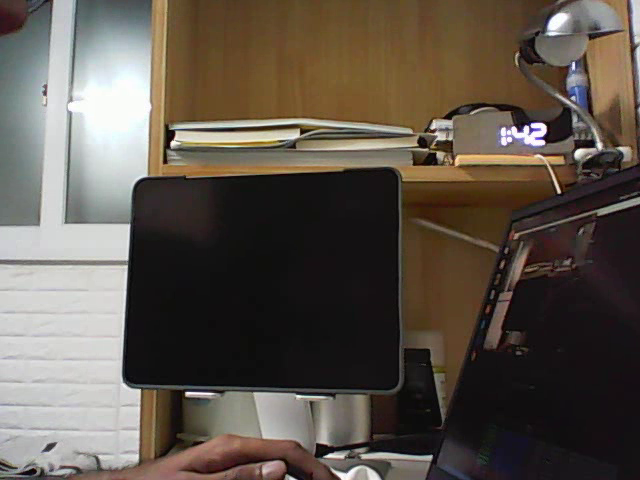
#> input picture frame 6 of script/my_rec.mp4, 640 x 480 px
$ python test.py
#> lines starting #> are read from the running program, lines starting #| are printed output that depends on the picture; after the words box and inside, x2 and y2 are one past the last pixel; in counts of white or black regions, pixels touching at a corner belong together
#!/usr/bin/env python

# *********************
# webcam video stream
# *********************

import time
import numpy as np
import cv2
import cv2.aruco as aruco
import math
import time
from geometry_msgs.msg import Pose

logitech = 0
webcam = 2
file_name = 'my_rec.mp4'


# Rotataions
# Check if a matrix is a valid rotation matrix

# [164 lines left out: functions isRotationMatrix, rotationMatrixToEulerAngles, pose_recorded_video, video_record_mp4, play_recorded_video, multiple_windows, not called in this run]

# [23 lines of commented-out code are left out]

def fps_calc_vid(file_to_read):
#> called with file_to_read = 'my_rec.mp4'
    capture = cv2.VideoCapture(file_to_read)

    pre_time_frame = time.time()

    while capture.isOpened():
        success, frame = capture.read()
#> frame is the input picture: shape (480, 640, 3); mean B, G, R 75.9, 85.2, 94.2
        if not success:
            break
        new_time_frame = time.time()
        fps = 1/(new_time_frame - pre_time_frame)
        pre_time_frame = new_time_frame
        fps = int(fps)
        cv2.putText(frame, "FPS: "+str(fps), (4,35), cv2.FONT_HERSHEY_SIMPLEX, 1, (0,0,255), 2,  )
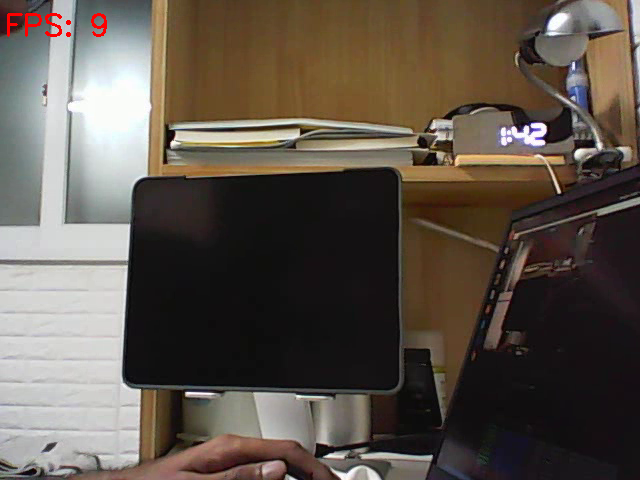
#> frame: shape (480, 640, 3); 0.22% of pixels changed, all inside (x1, y1, x2, y2) = (7, 13, 107, 37)
        cv2.imshow('video', frame)
        if cv2.waitKey(25) & 0xFF == ord('q'):
#> (key q is pressed here)
            break
    capture.release()
    cv2.destroyAllWindows()
if __name__ == '__main__':
    # [6 lines of commented-out code are left out]

    fps_calc_vid(file_name)

    # multiple_windows(webcam)
    # smoother_webcam(file_name)


$ run again, starting later in the video
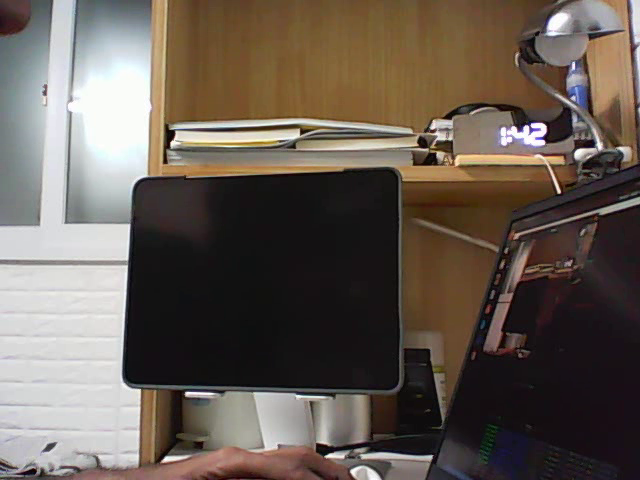
#> input picture frame 27 of script/my_rec.mp4, 640 x 480 px
#> in fps_calc_vid, frame is the input picture: shape (480, 640, 3); mean B, G, R 83.8, 92.6, 103.1
#> in fps_calc_vid, `cv2.putText(frame, "FPS: "+str(fps), (4,35), cv2.FONT_HERSHEY_SIMPLEX,..`:
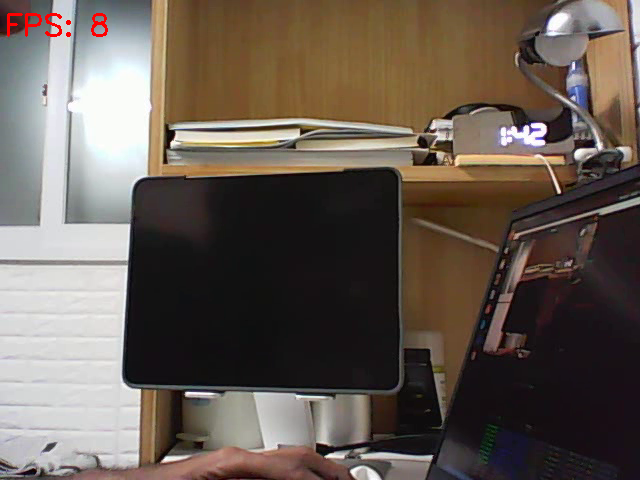
#> frame: shape (480, 640, 3); 0.23% of pixels changed, all inside (x1, y1, x2, y2) = (7, 13, 108, 37)

$ run again, starting later in the video
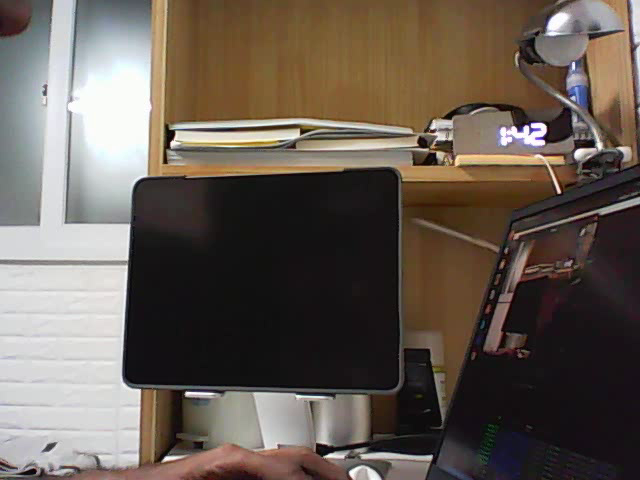
#> input picture frame 48 of script/my_rec.mp4, 640 x 480 px
#> in fps_calc_vid, frame is the input picture: shape (480, 640, 3); mean B, G, R 83.8, 92.6, 103.1
#> in fps_calc_vid, `cv2.putText(frame, "FPS: "+str(fps), (4,35), cv2.FONT_HERSHEY_SIMPLEX,..`:
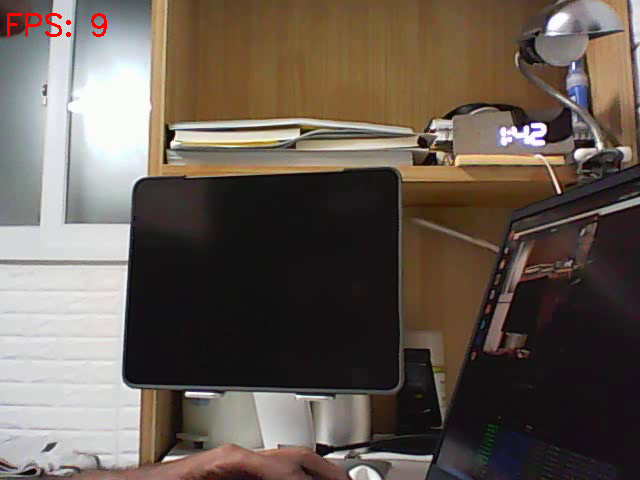
#> frame: shape (480, 640, 3); 0.22% of pixels changed, all inside (x1, y1, x2, y2) = (7, 13, 107, 37)
